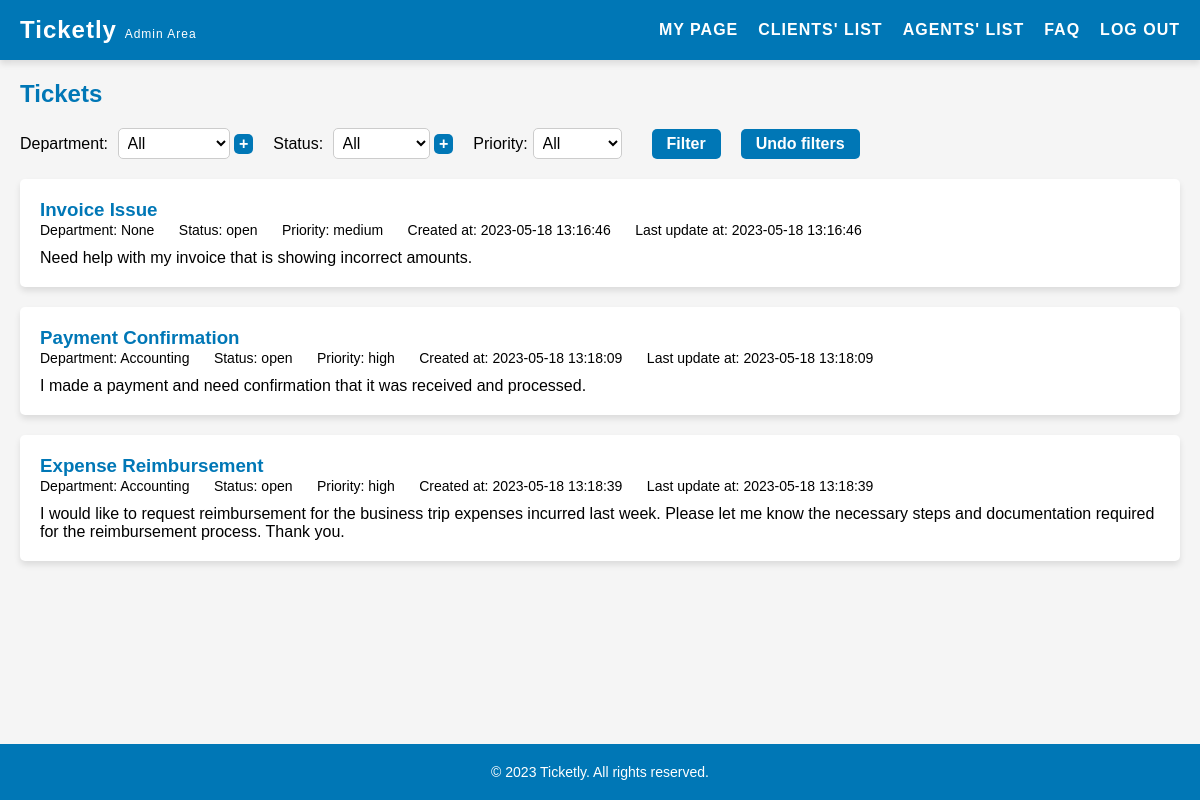
/pages/admin.php (signed in), run on the app's committed database.
### tables this page shows
CREATE TABLE "tickets" (
    id INTEGER PRIMARY KEY AUTOINCREMENT,
    title VARCHAR(255) NOT NULL,
    description TEXT NOT NULL,
    answer TEXT,
    client_id INTEGER NOT NULL,
    agent_id INTEGER,
    priority VARCHAR(10) NOT NULL DEFAULT 'medium' CHECK (priority IN ('low', 'medium', 'high')),
    created_at DATETIME NOT NULL,
    updated_at DATETIME NOT NULL,
    department_id INTEGER,
    status_id INTEGER NOT NULL DEFAULT 1,
    FOREIGN KEY(status_id) REFERENCES status(id),
    FOREIGN KEY(client_id) REFERENCES users(id),
    FOREIGN KEY(agent_id) REFERENCES users(id),
    FOREIGN KEY(department_id) REFERENCES departments(id)
);

CREATE TABLE departments (
    id INTEGER PRIMARY KEY AUTOINCREMENT,
    name VARCHAR(255) NOT NULL UNIQUE
);

CREATE TABLE status (
    id INTEGER PRIMARY KEY AUTOINCREMENT,
    name VARCHAR(255) NOT NULL UNIQUE
);

### pages/admin.php (called while the page is built, shortened)
<?php
    $session = new Session();
    require_once(__DIR__ . '/../templates/admin.tpl.php');
    drawAdmin($session);
?>

### database/departments.class.php (called while the page is built, shortened)
<?php
    function getDepartmentsNameById(PDO $db, int $id): string {
        $stmt = $db->prepare('SELECT name FROM departments WHERE id = :id');
        $stmt->bindValue(':id', $id, PDO::PARAM_INT);
        $stmt->execute();
        $row = $stmt->fetch(PDO::FETCH_ASSOC);
        if ($row) {
            return $row['name'];
        }
        return '';
    }
?>

### database/status.class.php (called while the page is built, shortened)
<?php
    function getStatusNameById(PDO $db, int $id): string {
        $stmt = $db->prepare('SELECT name FROM status WHERE id = :id');
        $stmt->bindValue(':id', $id, PDO::PARAM_INT);
        $stmt->execute();
        $row = $stmt->fetch(PDO::FETCH_ASSOC);
        if ($row) {
            return $row['name'];
        }
        return '';
    }
?>

### templates/admin.tpl.php (the view, shortened to what this page needs)
<?php
function drawAdmin(Session $session)
{
    require_once __DIR__ . '/../database/tickets.class.php';
    require_once __DIR__ . '/../database/connection.db.php';
    require_once __DIR__ . '/../database/departments.class.php';
    require_once __DIR__ . '/../database/status.class.php';
    $db = getDatabaseConnection();
    $stmt = $db->prepare('SELECT * FROM tickets');
    $stmt->execute();
    $tickets = $stmt->fetchAll(PDO::FETCH_ASSOC);
?>
<!DOCTYPE html>
<html>
<head>
<link rel="stylesheet" href="../style/admin.css">
<link rel="stylesheet" href="../style/header.css">
</head>
<body>
<header>
    <h1>Ticketly <span class="smaller">Admin Area</span></h1>
    <nav>
    <ul>
        <li><a href="myPage.php">My Page</a></li>
        <li><a href="listClients.php">Clients' List</a></li>
        <li><a href="listAgents.php">Agents' List</a></li>
        <li><a href="faq.php">FAQ</a></li>
        <li><a href="../actions/action_logout.php">Log out</a></li>
    </ul>
    </nav>
</header>
<main>
    <section id="my-tickets">
    <h2>Tickets</h2>
    <div class="filters">
        <div id="department-filter" class="filter-container">
            <label for="department-filter">Department:</label>
            <select id="department-filter">
                <option value="all">All</option>
            </select>
            <button id="add-department" onclick="showAddDepartment()">+</button>
        </div>
        <div id="status-filter" class="filter-container">
            <label for="status-filter">Status:</label>
            <select id="status-filter">
                <option value="all">All</option>
            </select>
            <button id="add-status" onclick="showAddStatus()">+</button>
        </div>
        <label for="priority-filter">Priority:</label>
        <select id="priority-filter">
            <option value="all">All</option>
        </select>
        <button id="filter">Filter</button>
        <button id="undo-filter">Undo filters</button>
    </div>
    <div class="ticket-container">
        <?php foreach ($tickets as $ticket) { ?>
            <div class="ticket" data-department="<?= $ticket['department_id'] ?>" data-status="<?= $ticket['status_id'] ?>" data-priority="<?= $ticket['priority'] ?>">
            <h3 class="ticket-subject"><?= $ticket['title'] ?></h3>
            <div class="ticket-info">
                <span class="ticket-department">Department: <?= getDepartmentsNameById($db, $ticket['department_id']) ?></span>
                <span class="ticket-status">Status: <?= getStatusNameById($db, $ticket['status_id']) ?></span>
                <span class="ticket-priority">Priority: <?= $ticket['priority'] ?></span>
                <span class="ticket-createdAt">Created at: <?= $ticket['created_at'] ?></span>
                <span class="ticket-updatedAt">Last update at: <?= $ticket['updated_at'] ?></span>
            </div>
            <p class="ticket-summary"><?= $ticket['description'] ?></p>
            </div>
        <?php } ?>
        </section>
</main>
<?php include '../templates/footer.tpl.php';?>
</body>
</html>
<?php } ?>

### templates/footer.tpl.php
<!DOCTYPE html>
<html>
    <link rel="stylesheet" href="../style/footer.css">
    <footer>
        <p>&copy; 2023 Ticketly. All rights reserved.</p>
    </footer>
<html>

### style/admin.css (style rules this page uses)
main { padding: 20px; }
section { margin-bottom: 40px; }
section h2 { color: #0077b6; margin-bottom: 20px; }
#my-tickets { margin-bottom: 80px; }
.filters { display: flex; align-items: center; justify-content: flex-start; margin-bottom: 20px; }
.filters label { font-size: 16px; margin-right: 5px; }
.filters select { font-size: 16px; padding: 5px; border-radius: 5px; border: 1px solid #ccc; background-color: #fff; }
#priority-filter { margin-right: 20px; }
.filters button { font-size: 16px; padding: 6px 15px; background-color: #0077b6; color: #fff; border-radius: 5px; border: none; margin-left: 10px; cursor: pointer; white-space: nowrap; font-weight: bold; margin-right: 10px; }
#add-department, #add-status { padding: 1px 5px; margin-left: auto; margin-right: 20px; }
.filter-container { position: relative; }
.ticket-container { margin-top: 10px; position: relative; }
.ticket { box-shadow: 0 4px 6px rgba(0, 0, 0, 0.1); padding: 20px; background-color: #fff; margin-bottom: 20px; border-radius: 5px; }
.ticket h3 { margin-top: 0; color: #0077b6; }
.ticket-info { margin-bottom: 10px; }
.ticket-info span { display: inline-block; margin-right: 20px; font-size: 14px; }
.ticket-summary { font-size: 16px; }

### style/header.css (style rules this page uses)
* { box-sizing: border-box; margin: 0; padding: 0; }
body { font-family: Arial, sans-serif; background-color: #f5f5f5; }
header { background-color: #0077b6; color: #fff; display: flex; justify-content: space-between; align-items: center; padding: 20px; height: 60px; box-shadow: 0 4px 6px rgba(0, 0, 0, 0.1); }
header h1 { font-size: 24px; letter-spacing: 1px; }
header nav ul { display: flex; list-style-type: none; }
header nav li:not(:last-child) { margin-right: 20px; }
header nav a { color: #fff; text-decoration: none; font-size: 16px; letter-spacing: 1px; text-transform: uppercase; font-weight: 600; transition: color 0.3s ease; }
.smaller { font-size: 0.5em; font-weight: lighter; }

### style/footer.css (style rules this page uses)
footer { position: fixed; bottom: 0; left: 0; width: 100%; background-color: #0077b6; color: #fff; text-align: center; padding: 20px; font-size: 14px; margin: 0; }
footer p { margin: 0; }

### data on the page
tickets: title "Invoice Issue", department.name "None", status.name "open", priority "medium", created_at "2023-05-18 13:16:46", updated_at "2023-05-18 13:16:46", description "Need help with my invoice that is showing incorrect amounts."
tickets: title "Payment Confirmation", department.name "Accounting", status.name "open", priority "high", created_at "2023-05-18 13:18:09", updated_at "2023-05-18 13:18:09", description "I made a payment and need confirmation that it was received and processed."
tickets: title "Expense Reimbursement", department.name "Accounting", status.name "open", priority "high", created_at "2023-05-18 13:18:39", updated_at "2023-05-18 13:18:39", description "I would like to request reimbursement for the business trip expenses incurred last week. Please let me know the necessary steps and documentation required for the reimbursement process. Thank you."
